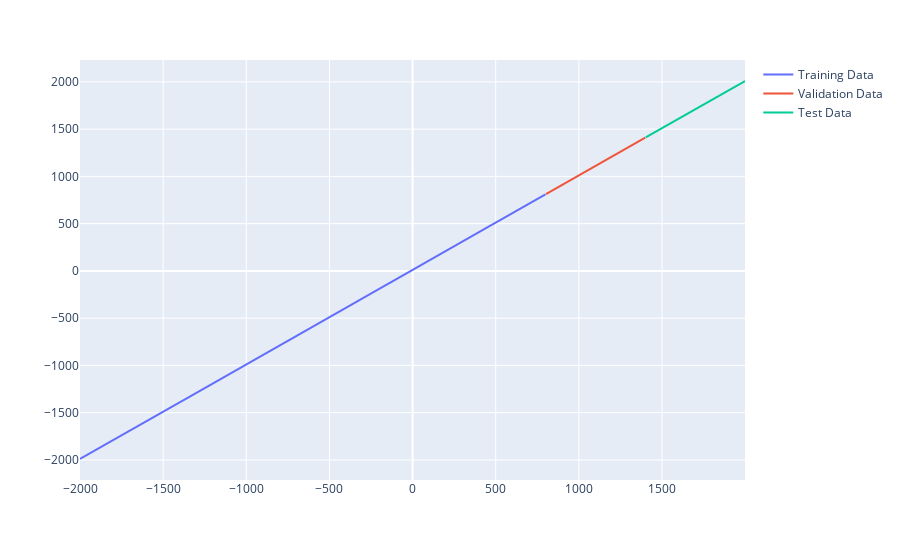

The notebook cell this image was saved under:
### Markdown cell above
### Visualizing the split data

### Code cell
fig = px.scatter()


fig.add_scatter(
    x=X_train,
    y=y_train,
    name="Training Data"

)

fig.add_scatter(
    x=X_validation,
    y=y_validation,
    name="Validation Data",
)

fig.add_scatter(
    x=X_test,
    y=y_test,
    name="Test Data"
)

fig.show()

### Figure 1 — Plotly figure (JSON) as saved in the notebook; plotly's stock layout.template omitted (floating-point values rounded to 4 significant figures; data arrays with more than 128 entries replaced by an {"elided": "..."} marker saying what was removed)
{"data": [{"name": "Training Data", "type": "scatter", "x": {"elided": "934 int values"}, "y": {"elided": "934 int values"}}, {"name": "Validation Data", "type": "scatter", "x": {"elided": "200 int values"}, "y": {"elided": "200 int values"}}, {"name": "Test Data", "type": "scatter", "x": {"elided": "200 int values"}, "y": {"elided": "200 int values"}}], "layout": {"legend": {"tracegroupgap": 0}, "margin": {"t": 60}, "xaxis": {"anchor": "y", "domain": [0, 1]}, "yaxis": {"anchor": "x", "domain": [0, 1]}}}
